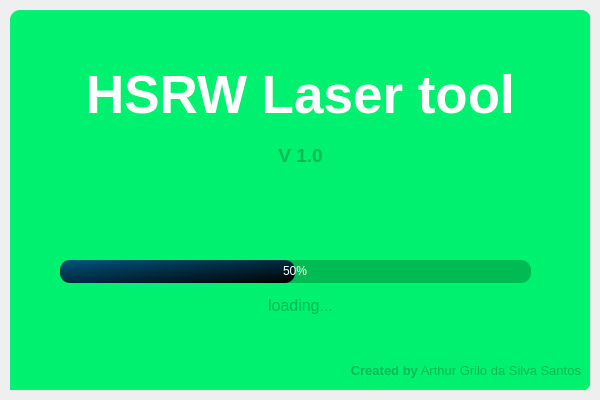
<?xml version="1.0" encoding="UTF-8"?>
<ui version="4.0">
 <class>SplashScreen</class>
 <widget class="QMainWindow" name="SplashScreen">
  <property name="geometry">
   <rect>
    <x>0</x>
    <y>0</y>
    <width>600</width>
    <height>400</height>
   </rect>
  </property>
  <property name="windowTitle">
   <string>MainWindow</string>
  </property>
  <widget class="QWidget" name="centralwidget">
   <layout class="QVBoxLayout" name="verticalLayout">
    <property name="spacing">
     <number>0</number>
    </property>
    <property name="leftMargin">
     <number>10</number>
    </property>
    <property name="topMargin">
     <number>10</number>
    </property>
    <property name="rightMargin">
     <number>10</number>
    </property>
    <property name="bottomMargin">
     <number>10</number>
    </property>
    <item>
     <widget class="QFrame" name="DropShadowFrame">
      <property name="styleSheet">
       <string notr="true">QFrame{
	background-color: rgb(0, 240, 112);
	border-radius: 10px;
}</string>
      </property>
      <property name="frameShape">
       <enum>QFrame::StyledPanel</enum>
      </property>
      <property name="frameShadow">
       <enum>QFrame::Raised</enum>
      </property>
      <widget class="QLabel" name="label_title">
       <property name="geometry">
        <rect>
         <x>0</x>
         <y>40</y>
         <width>581</width>
         <height>91</height>
        </rect>
       </property>
       <property name="font">
        <font>
         <family>Segoe UI</family>
         <pointsize>40</pointsize>
        </font>
       </property>
       <property name="styleSheet">
        <string notr="true">color: rgb(255,255,255);
background-color: rgba(255, 255, 255, 0);</string>
       </property>
       <property name="text">
        <string>&lt;Strong&gt; HSRW Laser tool</string>
       </property>
       <property name="alignment">
        <set>Qt::AlignCenter</set>
       </property>
      </widget>
      <widget class="QLabel" name="label_subtitle">
       <property name="geometry">
        <rect>
         <x>0</x>
         <y>130</y>
         <width>581</width>
         <height>31</height>
        </rect>
       </property>
       <property name="font">
        <font>
         <family>Segoe UI</family>
         <pointsize>14</pointsize>
        </font>
       </property>
       <property name="styleSheet">
        <string notr="true">color: rgb(0, 186, 84);
background-color: rgba(255, 255, 255, 0);</string>
       </property>
       <property name="text">
        <string>&lt;Strong&gt;V 1.0</string>
       </property>
       <property name="alignment">
        <set>Qt::AlignCenter</set>
       </property>
      </widget>
      <widget class="QProgressBar" name="progressBar">
       <property name="geometry">
        <rect>
         <x>50</x>
         <y>250</y>
         <width>471</width>
         <height>23</height>
        </rect>
       </property>
       <property name="styleSheet">
        <string notr="true">QProgressBar {
	background-color:rgb(0, 186, 84);
	color: rgb(255, 255, 255);
	border-style: none;
	border-radius: 10px;
	text-align: center;
}

QProgressBar::chunk{
	border-radius: 10px;
	background-color: qlineargradient(spread:pad, x1:0, y1:0, x2:1, y2:1, stop:0 rgba(0, 85, 127, 255), stop:1 rgba(0, 0, 0, 255));
}</string>
       </property>
       <property name="value">
        <number>50</number>
       </property>
      </widget>
      <widget class="QLabel" name="label_loading">
       <property name="geometry">
        <rect>
         <x>0</x>
         <y>280</y>
         <width>581</width>
         <height>31</height>
        </rect>
       </property>
       <property name="font">
        <font>
         <family>Segoe UI</family>
         <pointsize>12</pointsize>
        </font>
       </property>
       <property name="autoFillBackground">
        <bool>false</bool>
       </property>
       <property name="styleSheet">
        <string notr="true">color: rgb(0, 186, 84);
background-color: rgba(255, 255, 255, 0);</string>
       </property>
       <property name="text">
        <string>loading...</string>
       </property>
       <property name="alignment">
        <set>Qt::AlignCenter</set>
       </property>
      </widget>
      <widget class="QLabel" name="label_credits">
       <property name="geometry">
        <rect>
         <x>230</x>
         <y>350</y>
         <width>341</width>
         <height>21</height>
        </rect>
       </property>
       <property name="font">
        <font>
         <family>Segoe UI</family>
         <pointsize>10</pointsize>
        </font>
       </property>
       <property name="styleSheet">
        <string notr="true">color: rgb(0, 186, 84);</string>
       </property>
       <property name="text">
        <string>&lt;html&gt;&lt;head/&gt;&lt;body&gt;&lt;p&gt;&lt;span style=&quot; font-weight:600;&quot;&gt;Created by&lt;/span&gt; Arthur Grilo da Silva Santos&lt;/p&gt;&lt;/body&gt;&lt;/html&gt;</string>
       </property>
       <property name="alignment">
        <set>Qt::AlignRight|Qt::AlignTrailing|Qt::AlignVCenter</set>
       </property>
      </widget>
      <widget class="QLabel" name="label">
       <property name="geometry">
        <rect>
         <x>240</x>
         <y>0</y>
         <width>341</width>
         <height>381</height>
        </rect>
       </property>
       <property name="text">
        <string/>
       </property>
       <property name="pixmap">
        <pixmap>Images/favpng_electrical-network-printed-circuit-board-electronic-circuit-electronics.png</pixmap>
       </property>
       <property name="scaledContents">
        <bool>true</bool>
       </property>
      </widget>
      <widget class="QLabel" name="label_2">
       <property name="geometry">
        <rect>
         <x>-60</x>
         <y>0</y>
         <width>331</width>
         <height>461</height>
        </rect>
       </property>
       <property name="styleSheet">
        <string notr="true">border-radius: 100px;</string>
       </property>
       <property name="text">
        <string/>
       </property>
       <property name="pixmap">
        <pixmap>Images/5782258-circuit-png-images-vector-and-psd-files-free-download-on-pngtree-circuits-png-360_360.png</pixmap>
       </property>
       <property name="scaledContents">
        <bool>true</bool>
       </property>
      </widget>
      <zorder>label_2</zorder>
      <zorder>label</zorder>
      <zorder>label_title</zorder>
      <zorder>label_subtitle</zorder>
      <zorder>progressBar</zorder>
      <zorder>label_loading</zorder>
      <zorder>label_credits</zorder>
     </widget>
    </item>
   </layout>
  </widget>
 </widget>
 <resources/>
 <connections/>
</ui>
